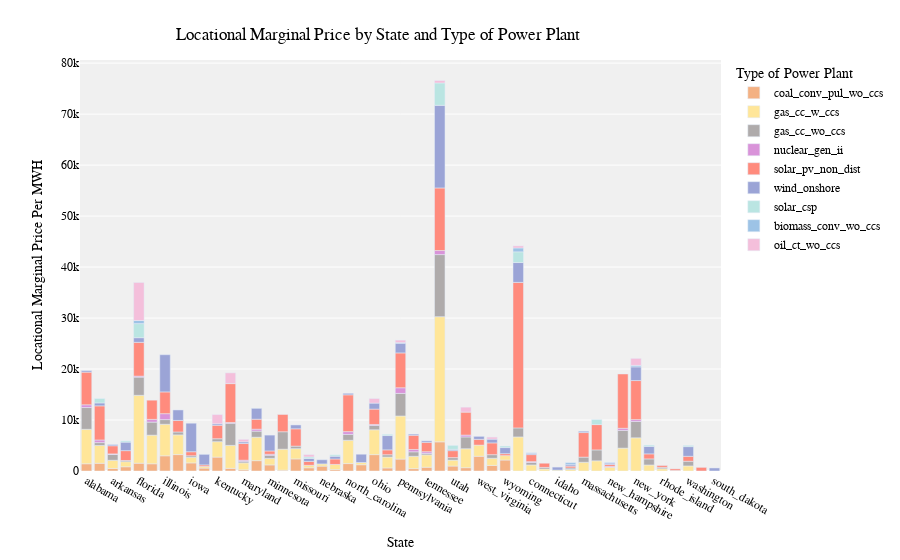

Notebook code cell kept with this figure:
### Code cell
fig = px.bar(sum_df, x="region_name", 
             y="locational_marginal_price_usd_per_mwh", 
             color="tech_name",
            labels ={
                "tech_name": "Type of Power Plant",
                "y": "Amount", 
                "region_name":"State",
                "locational_marginal_price_usd_per_mwh":"Locational Marginal Price Per MWH"
                 },
            color_discrete_map={"biomass_conv_wo_ccs": "#9DC3E6", 
                                  "gas_cc_w_ccs": "#FFE699",
                                  "gas_cc_wo_ccs":"#AFABAB",
                                  "oil_ct_wo_ccs":"#F4BFDB",
                                 "solar_csp":"#BAE5E2",
                                  "solar_pv_non_dist":"#FF8B7D",
                                  "wind_onshore":"#9BA4D6",
                                 "biomass_igcc_wo_ccs":"#C5E0B4",
                                 "coal_conv_pul_wo_ccs":"#F4B183",
                                 "nuclear_gen_iii":"#AB7BFF",
                                 "nuclear_gen_ii":"#D993D9"} 

)
fig.update_layout(
    title={
        'text': "Locational Marginal Price by State and Type of Power Plant",
        'y':.95,
        'x':0.42,
        'xanchor': 'center',
        'yanchor': 'top'},
    font = dict(
        family="Courier New",
        size=12,
        color="Black"
    ),
    plot_bgcolor='rgb(240,240,240)'

)

fig.show()

### Figure 1 — Plotly figure (JSON) as saved in the notebook; plotly's stock layout.template omitted (floating-point values rounded to 4 significant figures)
{"data": [{"alignmentgroup": "True", "hovertemplate": "Type of Power Plant=coal_conv_pul_wo_ccs<br>State=%{x}<br>Locational Marginal Price Per MWH=%{y}<extra></extra>", "legendgroup": "coal_conv_pul_wo_ccs", "marker": {"color": "#F4B183", "pattern": {"shape": ""}}, "name": "coal_conv_pul_wo_ccs", "offsetgroup": "coal_conv_pul_wo_ccs", "orientation": "v", "showlegend": true, "textposition": "auto", "type": "bar", "x": ["alabama", "arizona", "arkansas", "colorado", "florida", "georgia", "illinois", "indiana", "iowa", "kansas", "kentucky", "louisiana", "maryland", "michigan", "minnesota", "mississippi", "missouri", "montana", "nebraska", "new_mexico", "north_carolina", "north_dakota", "ohio", "oklahoma", "pennsylvania", "south_carolina", "tennessee", "texas", "utah", "virginia", "west_virginia", "wisconsin", "wyoming"], "xaxis": "x", "y": [1417.0, 1514.0, 497.6, 829.6, 1531.0, 1417.0, 2980.0, 3219.0, 1585.0, 572.2, 2730.0, 516.7, 228.8, 2031.0, 1194.0, 157.4, 2370.0, 628.7, 958.4, 274.0, 1456.0, 1232.0, 3212.0, 597.1, 2340.0, 466.6, 740.0, 5716.0, 970.4, 647.0, 2891.0, 1093.0, 2151.0], "yaxis": "y"}, {"alignmentgroup": "True", "hovertemplate": "Type of Power Plant=gas_cc_w_ccs<br>State=%{x}<br>Locational Marginal Price Per MWH=%{y}<extra></extra>", "legendgroup": "gas_cc_w_ccs", "marker": {"color": "#FFE699", "pattern": {"shape": ""}}, "name": "gas_cc_w_ccs", "offsetgroup": "gas_cc_w_ccs", "orientation": "v", "showlegend": true, "textposition": "auto", "type": "bar", "x": ["alabama", "arizona", "arkansas", "california", "colorado", "connecticut", "delaware", "florida", "georgia", "idaho", "illinois", "indiana", "iowa", "kansas", "kentucky", "louisiana", "maine", "maryland", "massachusetts", "michigan", "minnesota", "mississippi", "missouri", "montana", "nebraska", "nevada", "new_hampshire", "new_jersey", "new_mexico", "new_york", "north_carolina", "north_dakota", "ohio", "oklahoma", "oregon", "pennsylvania", "rhode_island", "south_carolina", "tennessee", "texas", "utah", "vermont", "virginia", "washington", "west_virginia", "wisconsin", "wyoming"], "xaxis": "x", "y": [6765.0, 3495.0, 1605.0, 6683.0, 1001.0, 1186.0, 390.0, 13320.0, 5610.0, 172.3, 6189.0, 3865.0, 1102.0, 308.6, 3025.0, 4507.0, 315.4, 1365.0, 1714.0, 4596.0, 1285.0, 4125.0, 2015.0, 494.0, 433.2, 1996.0, 746.7, 4486.0, 1011.0, 6513.0, 4568.0, 433.2, 4873.0, 2140.0, 1183.0, 8452.0, 448.0, 2421.0, 2420.0, 24550.0, 1158.0, 101.2, 3722.0, 992.3, 2185.0, 1402.0, 865.0], "yaxis": "y"}, {"alignmentgroup": "True", "hovertemplate": "Type of Power Plant=gas_cc_wo_ccs<br>State=%{x}<br>Locational Marginal Price Per MWH=%{y}<extra></extra>", "legendgroup": "gas_cc_wo_ccs", "marker": {"color": "#AFABAB", "pattern": {"shape": ""}}, "name": "gas_cc_wo_ccs", "offsetgroup": "gas_cc_wo_ccs", "orientation": "v", "showlegend": true, "textposition": "auto", "type": "bar", "x": ["alabama", "arizona", "arkansas", "california", "colorado", "connecticut", "delaware", "florida", "georgia", "illinois", "indiana", "iowa", "kentucky", "louisiana", "maine", "maryland", "massachusetts", "michigan", "minnesota", "mississippi", "missouri", "nevada", "new_jersey", "new_york", "north_carolina", "ohio", "oklahoma", "oregon", "pennsylvania", "rhode_island", "south_carolina", "tennessee", "texas", "utah", "virginia", "washington", "wisconsin"], "xaxis": "x", "y": [4268.0, 558.6, 1134.0, 1768.0, 230.8, 503.3, 315.9, 3570.0, 2561.0, 910.2, 572.5, 303.4, 572.5, 4337.0, 276.1, 315.9, 1007.0, 1190.0, 606.8, 3414.0, 492.0, 2139.0, 3475.0, 3197.0, 1154.0, 858.8, 453.8, 1189.0, 4423.0, 269.4, 878.7, 286.3, 12180.0, 497.3, 2308.0, 920.9, 711.1], "yaxis": "y"}, {"alignmentgroup": "True", "hovertemplate": "Type of Power Plant=nuclear_gen_ii<br>State=%{x}<br>Locational Marginal Price Per MWH=%{y}<extra></extra>", "legendgroup": "nuclear_gen_ii", "marker": {"color": "#D993D9", "pattern": {"shape": ""}}, "name": "nuclear_gen_ii", "offsetgroup": "nuclear_gen_ii", "orientation": "v", "showlegend": true, "textposition": "auto", "type": "bar", "x": ["alabama", "arizona", "arkansas", "connecticut", "florida", "georgia", "illinois", "louisiana", "maryland", "michigan", "minnesota", "new_hampshire", "new_jersey", "new_york", "north_carolina", "ohio", "pennsylvania", "south_carolina", "tennessee", "texas", "virginia"], "xaxis": "x", "y": [536.3, 518.0, 120.7, 145.5, 191.2, 536.3, 1163.0, 150.0, 208.9, 381.3, 197.2, 163.0, 417.7, 370.1, 548.3, 181.5, 1112.0, 457.2, 337.9, 797.9, 365.6], "yaxis": "y"}, {"alignmentgroup": "True", "hovertemplate": "Type of Power Plant=solar_pv_non_dist<br>State=%{x}<br>Locational Marginal Price Per MWH=%{y}<extra></extra>", "legendgroup": "solar_pv_non_dist", "marker": {"color": "#FF8B7D", "pattern": {"shape": ""}}, "name": "solar_pv_non_dist", "offsetgroup": "solar_pv_non_dist", "orientation": "v", "showlegend": true, "textposition": "auto", "type": "bar", "x": ["alabama", "arizona", "arkansas", "california", "colorado", "connecticut", "delaware", "district_of_columbia", "florida", "georgia", "illinois", "indiana", "iowa", "kansas", "kentucky", "louisiana", "maine", "maryland", "massachusetts", "michigan", "minnesota", "mississippi", "missouri", "montana", "nevada", "new_hampshire", "new_jersey", "new_mexico", "new_york", "north_carolina", "ohio", "oklahoma", "oregon", "pennsylvania", "rhode_island", "south_carolina", "tennessee", "texas", "utah", "vermont", "virginia", "washington", "west_virginia", "wisconsin", "wyoming"], "xaxis": "x", "y": [6405.0, 6694.0, 1594.0, 28540.0, 1934.0, 1378.0, 819.4, 710.7, 6627.0, 3768.0, 4269.0, 2264.0, 791.8, 315.0, 2642.0, 7630.0, 365.6, 3277.0, 4822.0, 1955.0, 649.6, 3391.0, 3398.0, 757.1, 4968.0, 362.6, 10650.0, 1072.0, 7661.0, 7216.0, 3019.0, 956.2, 987.3, 6835.0, 362.6, 2784.0, 1838.0, 12270.0, 1365.0, 313.9, 4507.0, 970.6, 1132.0, 2305.0, 382.3], "yaxis": "y"}, {"alignmentgroup": "True", "hovertemplate": "Type of Power Plant=wind_onshore<br>State=%{x}<br>Locational Marginal Price Per MWH=%{y}<extra></extra>", "legendgroup": "wind_onshore", "marker": {"color": "#9BA4D6", "pattern": {"shape": ""}}, "name": "wind_onshore", "offsetgroup": "wind_onshore", "orientation": "v", "showlegend": true, "textposition": "auto", "type": "bar", "x": ["alabama", "arizona", "arkansas", "california", "colorado", "connecticut", "florida", "idaho", "illinois", "indiana", "iowa", "kansas", "kentucky", "maine", "maryland", "massachusetts", "michigan", "minnesota", "missouri", "montana", "nebraska", "new_hampshire", "new_mexico", "new_york", "north_carolina", "north_dakota", "ohio", "oklahoma", "oregon", "pennsylvania", "south_carolina", "south_dakota", "tennessee", "texas", "utah", "washington", "west_virginia", "wisconsin", "wyoming"], "xaxis": "x", "y": [291.8, 573.0, 234.1, 3897.0, 1666.0, 258.9, 914.1, 592.5, 7295.0, 2054.0, 5592.0, 2070.0, 293.4, 283.2, 323.2, 258.9, 2135.0, 3106.0, 759.7, 584.9, 813.3, 276.7, 542.6, 2680.0, 295.6, 1627.0, 1174.0, 2809.0, 1470.0, 1902.0, 226.8, 597.8, 293.4, 16200.0, 255.8, 1901.0, 586.8, 732.9, 1196.0], "yaxis": "y"}, {"alignmentgroup": "True", "hovertemplate": "Type of Power Plant=solar_csp<br>State=%{x}<br>Locational Marginal Price Per MWH=%{y}<extra></extra>", "legendgroup": "solar_csp", "marker": {"color": "#BAE5E2", "pattern": {"shape": ""}}, "name": "solar_csp", "offsetgroup": "solar_csp", "orientation": "v", "showlegend": true, "textposition": "auto", "type": "bar", "x": ["arizona", "california", "colorado", "florida", "montana", "nevada", "new_mexico", "oklahoma", "oregon", "texas", "utah", "washington", "wyoming"], "xaxis": "x", "y": [865.7, 2095.0, 240.2, 2761.0, 294.6, 988.5, 273.4, 236.2, 247.1, 4391.0, 773.8, 239.7, 301.1], "yaxis": "y"}, {"alignmentgroup": "True", "hovertemplate": "Type of Power Plant=biomass_conv_wo_ccs<br>State=%{x}<br>Locational Marginal Price Per MWH=%{y}<extra></extra>", "legendgroup": "biomass_conv_wo_ccs", "marker": {"color": "#9DC3E6", "pattern": {"shape": ""}}, "name": "biomass_conv_wo_ccs", "offsetgroup": "biomass_conv_wo_ccs", "orientation": "v", "showlegend": true, "textposition": "auto", "type": "bar", "x": ["california", "connecticut", "florida", "maine", "new_hampshire", "new_york", "pennsylvania"], "xaxis": "x", "y": [756.8, 106.4, 607.9, 395.7, 123.8, 292.3, 119.5], "yaxis": "y"}, {"alignmentgroup": "True", "hovertemplate": "Type of Power Plant=oil_ct_wo_ccs<br>State=%{x}<br>Locational Marginal Price Per MWH=%{y}<extra></extra>", "legendgroup": "oil_ct_wo_ccs", "marker": {"color": "#F4BFDB", "pattern": {"shape": ""}}, "name": "oil_ct_wo_ccs", "offsetgroup": "oil_ct_wo_ccs", "orientation": "v", "showlegend": true, "textposition": "auto", "type": "bar", "x": ["california", "florida", "kentucky", "louisiana", "maryland", "montana", "new_york", "ohio", "pennsylvania", "texas", "virginia", "wisconsin"], "xaxis": "x", "y": [418.9, 7459.0, 1809.0, 2115.0, 486.6, 455.4, 1378.0, 904.5, 486.6, 471.7, 973.1, 405.8], "yaxis": "y"}], "layout": {"barmode": "relative", "font": {"color": "Black", "family": "Courier New", "size": 12}, "legend": {"title": {"text": "Type of Power Plant"}, "tracegroupgap": 0}, "margin": {"t": 60}, "plot_bgcolor": "rgb(240,240,240)", "title": {"text": "Locational Marginal Price by State and Type of Power Plant", "x": 0.42, "xanchor": "center", "y": 0.95, "yanchor": "top"}, "xaxis": {"anchor": "y", "domain": [0, 1], "title": {"text": "State"}}, "yaxis": {"anchor": "x", "domain": [0, 1], "title": {"text": "Locational Marginal Price Per MWH"}}}}
